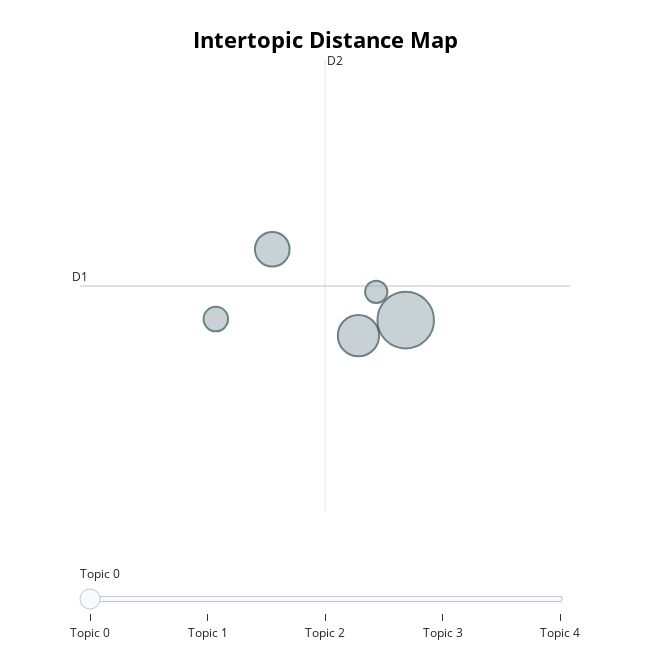

The notebook cell this image was saved under:
### Code cell
new_topics.visualize_topics()

### Figure 1 — Plotly figure (JSON) as saved in the notebook; plotly's stock layout.template omitted (floating-point values rounded to 4 significant figures)
{"data": [{"customdata": [[0, "kinshasa | congolaise | 10 octobre | afrique | mandataires", 32], [1, "congolaise | république démocratique | conseil droits | république | rwanda", 17], [2, "mutombo dikembe | mercredi octobre | mutombo | 12 octobre | 10 octobre", 12], [3, "campagne vaccination | vaccinales ministre | vaccinateurs porte | vaccinateurs | vaccination contre", 6], [4, "présidentielle | exclu mercredi | contre hezbollah | représailles | mercredi", 5]], "hovertemplate": "<b>Topic %{customdata[0]}</b><br>%{customdata[1]}<br>Size: %{customdata[2]}", "legendgroup": "", "marker": {"color": "#B0BEC5", "line": {"color": "DarkSlateGrey", "width": 2}, "size": [32, 17, 12, 6, 5], "sizemode": "area", "sizeref": 0.02, "symbol": "circle"}, "mode": "markers", "name": "", "orientation": "v", "showlegend": false, "type": "scatter", "x": [19.65, 18.8, 17.26, 16.24, 19.12], "xaxis": "x", "y": [24.93, 24.61, 26.41, 24.95, 25.52], "yaxis": "y"}], "layout": {"annotations": [{"showarrow": false, "text": "D1", "x": 13.81, "y": 25.64, "yshift": 10}, {"showarrow": false, "text": "D2", "x": 18.2, "xshift": 10, "y": 30.37}], "height": 650, "hoverlabel": {"bgcolor": "white", "font": {"family": "Rockwell", "size": 16}}, "legend": {"itemsizing": "constant", "tracegroupgap": 0}, "margin": {"t": 60}, "shapes": [{"line": {"color": "#CFD8DC", "width": 2}, "type": "line", "x0": 18.2, "x1": 18.2, "y0": 20.91, "y1": 30.37}, {"line": {"color": "#9E9E9E", "width": 2}, "type": "line", "x0": 13.81, "x1": 22.6, "y0": 25.64, "y1": 25.64}], "sliders": [{"active": 0, "pad": {"t": 50}, "steps": [{"args": [{"marker.color": [["red", "#B0BEC5", "#B0BEC5", "#B0BEC5", "#B0BEC5"]]}], "label": "Topic 0", "method": "update"}, {"args": [{"marker.color": [["#B0BEC5", "red", "#B0BEC5", "#B0BEC5", "#B0BEC5"]]}], "label": "Topic 1", "method": "update"}, {"args": [{"marker.color": [["#B0BEC5", "#B0BEC5", "red", "#B0BEC5", "#B0BEC5"]]}], "label": "Topic 2", "method": "update"}, {"args": [{"marker.color": [["#B0BEC5", "#B0BEC5", "#B0BEC5", "red", "#B0BEC5"]]}], "label": "Topic 3", "method": "update"}, {"args": [{"marker.color": [["#B0BEC5", "#B0BEC5", "#B0BEC5", "#B0BEC5", "red"]]}], "label": "Topic 4", "method": "update"}]}], "title": {"font": {"color": "Black", "size": 22}, "text": "<b>Intertopic Distance Map</b>", "x": 0.5, "xanchor": "center", "y": 0.95, "yanchor": "top"}, "width": 650, "xaxis": {"anchor": "y", "domain": [0, 1], "range": [13.81, 22.6], "title": {"text": ""}, "visible": false}, "yaxis": {"anchor": "x", "domain": [0, 1], "range": [20.91, 30.37], "title": {"text": ""}, "visible": false}}}
